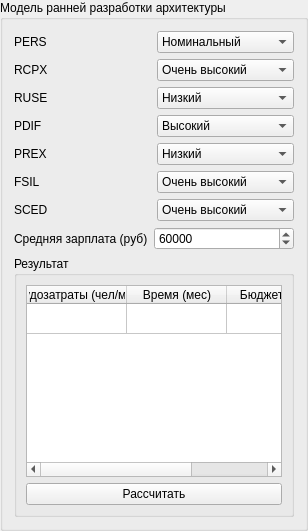
               <widget class="QGroupBox" name="groupBox_7">
                <property name="font">
                 <font>
                  <weight>50</weight>
                  <bold>false</bold>
                 </font>
                </property>
                <property name="title">
                 <string>Модель ранней разработки архитектуры</string>
                </property>
                <layout class="QVBoxLayout" name="verticalLayout_18" stretch="4,1">
                 <item>
                  <layout class="QVBoxLayout" name="verticalLayout_16">
                   <item>
                    <layout class="QHBoxLayout" name="horizontalLayout_62" stretch="1,1">
                     <item>
                      <widget class="QLabel" name="label_51">
                       <property name="text">
                        <string>PERS</string>
                       </property>
                      </widget>
                     </item>
                     <item>
                      <widget class="QComboBox" name="modelSelectPERS">
                       <property name="currentIndex">
                        <number>2</number>
                       </property>
                       <item>
                        <property name="text">
                         <string>Очень низкий</string>
                        </property>
                       </item>
                       <item>
                        <property name="text">
                         <string>Низкий</string>
                        </property>
                       </item>
                       <item>
                        <property name="text">
                         <string>Номинальный</string>
                        </property>
                       </item>
                       <item>
                        <property name="text">
                         <string>Высокий</string>
                        </property>
                       </item>
                       <item>
                        <property name="text">
                         <string>Очень высокий</string>
                        </property>
                       </item>
                       <item>
                        <property name="text">
                         <string>Сверхвысокий</string>
                        </property>
                       </item>
                      </widget>
                     </item>
                    </layout>
                   </item>
                   <item>
                    <layout class="QHBoxLayout" name="horizontalLayout_65" stretch="1,1">
                     <item>
                      <widget class="QLabel" name="label_54">
                       <property name="text">
                        <string>RCPX</string>
                       </property>
                      </widget>
                     </item>
                     <item>
                      <widget class="QComboBox" name="modelSelectRCPX">
                       <property name="currentIndex">
                        <number>4</number>
                       </property>
                       <item>
                        <property name="text">
                         <string>Очень низкий</string>
                        </property>
                       </item>
                       <item>
                        <property name="text">
                         <string>Низкий</string>
                        </property>
                       </item>
                       <item>
                        <property name="text">
                         <string>Номинальный</string>
                        </property>
                       </item>
                       <item>
                        <property name="text">
                         <string>Высокий</string>
                        </property>
                       </item>
                       <item>
                        <property name="text">
                         <string>Очень высокий</string>
                        </property>
                       </item>
                       <item>
                        <property name="text">
                         <string>Сверхвысокий</string>
                        </property>
                       </item>
                      </widget>
                     </item>
                    </layout>
                   </item>
                   <item>
                    <layout class="QHBoxLayout" name="horizontalLayout_66" stretch="1,1">
                     <item>
                      <widget class="QLabel" name="label_55">
                       <property name="text">
                        <string>RUSE</string>
                       </property>
                      </widget>
                     </item>
                     <item>
                      <widget class="QComboBox" name="modelSelectRUSE">
                       <item>
                        <property name="text">
                         <string>Низкий</string>
                        </property>
                       </item>
                       <item>
                        <property name="text">
                         <string>Номинальный</string>
                        </property>
                       </item>
                       <item>
                        <property name="text">
                         <string>Высокий</string>
                        </property>
                       </item>
                       <item>
                        <property name="text">
                         <string>Очень высокий</string>
                        </property>
                       </item>
                       <item>
                        <property name="text">
                         <string>Сверхвысокий</string>
                        </property>
                       </item>
                      </widget>
                     </item>
                    </layout>
                   </item>
                   <item>
                    <layout class="QHBoxLayout" name="horizontalLayout_67" stretch="1,1">
                     <item>
                      <widget class="QLabel" name="label_56">
                       <property name="text">
                        <string>PDIF</string>
                       </property>
                      </widget>
                     </item>
                     <item>
                      <widget class="QComboBox" name="modelSelectPDIF">
                       <property name="currentIndex">
                        <number>2</number>
                       </property>
                       <item>
                        <property name="text">
                         <string>Низкий</string>
                        </property>
                       </item>
                       <item>
                        <property name="text">
                         <string>Номинальный</string>
                        </property>
                       </item>
                       <item>
                        <property name="text">
                         <string>Высокий</string>
                        </property>
                       </item>
                       <item>
                        <property name="text">
                         <string>Очень высокий</string>
                        </property>
                       </item>
                       <item>
                        <property name="text">
                         <string>Сверхвысокий</string>
                        </property>
                       </item>
                      </widget>
                     </item>
                    </layout>
                   </item>
                   <item>
                    <layout class="QHBoxLayout" name="horizontalLayout_68" stretch="1,1">
                     <item>
                      <widget class="QLabel" name="label_57">
                       <property name="text">
                        <string>PREX</string>
                       </property>
                      </widget>
                     </item>
                     <item>
                      <widget class="QComboBox" name="modelSelectPREX">
                       <property name="currentIndex">
                        <number>1</number>
                       </property>
                       <item>
                        <property name="text">
                         <string>Очень низкий</string>
                        </property>
                       </item>
                       <item>
                        <property name="text">
                         <string>Низкий</string>
                        </property>
                       </item>
                       <item>
                        <property name="text">
                         <string>Номинальный</string>
                        </property>
                       </item>
                       <item>
                        <property name="text">
                         <string>Высокий</string>
                        </property>
                       </item>
                       <item>
                        <property name="text">
                         <string>Очень высокий</string>
                        </property>
                       </item>
                       <item>
                        <property name="text">
                         <string>Сверхвысокий</string>
                        </property>
                       </item>
                      </widget>
                     </item>
                    </layout>
                   </item>
                   <item>
                    <layout class="QHBoxLayout" name="horizontalLayout_69" stretch="1,1">
                     <item>
                      <widget class="QLabel" name="label_58">
                       <property name="text">
                        <string>FSIL</string>
                       </property>
                      </widget>
                     </item>
                     <item>
                      <widget class="QComboBox" name="modelSelectFSIL">
                       <property name="currentIndex">
                        <number>4</number>
                       </property>
                       <item>
                        <property name="text">
                         <string>Очень низкий</string>
                        </property>
                       </item>
                       <item>
                        <property name="text">
                         <string>Низкий</string>
                        </property>
                       </item>
                       <item>
                        <property name="text">
                         <string>Номинальный</string>
                        </property>
                       </item>
                       <item>
                        <property name="text">
                         <string>Высокий</string>
                        </property>
                       </item>
                       <item>
                        <property name="text">
                         <string>Очень высокий</string>
                        </property>
                       </item>
                       <item>
                        <property name="text">
                         <string>Сверхвысокий</string>
                        </property>
                       </item>
                      </widget>
                     </item>
                    </layout>
                   </item>
                   <item>
                    <layout class="QHBoxLayout" name="horizontalLayout_70" stretch="1,1">
                     <item>
                      <widget class="QLabel" name="label_59">
                       <property name="text">
                        <string>SCED</string>
                       </property>
                      </widget>
                     </item>
                     <item>
                      <widget class="QComboBox" name="modelSelectSCED">
                       <property name="currentIndex">
                        <number>4</number>
                       </property>
                       <item>
                        <property name="text">
                         <string>Очень низкий</string>
                        </property>
                       </item>
                       <item>
                        <property name="text">
                         <string>Низкий</string>
                        </property>
                       </item>
                       <item>
                        <property name="text">
                         <string>Номинальный</string>
                        </property>
                       </item>
                       <item>
                        <property name="text">
                         <string>Высокий</string>
                        </property>
                       </item>
                       <item>
                        <property name="text">
                         <string>Очень высокий</string>
                        </property>
                       </item>
                      </widget>
                     </item>
                    </layout>
                   </item>
                   <item>
                    <layout class="QHBoxLayout" name="horizontalLayout_61" stretch="0,1">
                     <item>
                      <widget class="QLabel" name="label_50">
                       <property name="text">
                        <string>Средняя зарплата (руб)</string>
                       </property>
                      </widget>
                     </item>
                     <item>
                      <widget class="QSpinBox" name="avgSalaryArchitectureInput">
                       <property name="maximum">
                        <number>99999999</number>
                       </property>
                       <property name="value">
                        <number>60000</number>
                       </property>
                      </widget>
                     </item>
                    </layout>
                   </item>
                  </layout>
                 </item>
                 <item>
                  <widget class="QGroupBox" name="groupBox_11">
                   <property name="font">
                    <font>
                     <weight>50</weight>
                     <bold>false</bold>
                    </font>
                   </property>
                   <property name="title">
                    <string>Результат</string>
                   </property>
                   <layout class="QVBoxLayout" name="verticalLayout_17">
                    <item>
                     <widget class="QTableWidget" name="resultArchitectureTable">
                      <attribute name="verticalHeaderVisible">
                       <bool>false</bool>
                      </attribute>
                      <row>
                       <property name="text">
                        <string>Результат</string>
                       </property>
                      </row>
                      <column>
                       <property name="text">
                        <string>Трудозатраты (чел/мес)</string>
                       </property>
                      </column>
                      <column>
                       <property name="text">
                        <string>Время (мес)</string>
                       </property>
                      </column>
                      <column>
                       <property name="text">
                        <string>Бюджет (руб)</string>
                       </property>
                      </column>
                     </widget>
                    </item>
                    <item>
                     <widget class="QPushButton" name="resultArchitectureBtn">
                      <property name="text">
                       <string>Рассчитать</string>
                      </property>
                     </widget>
                    </item>
                   </layout>
                  </widget>
                 </item>
                </layout>
               </widget>
